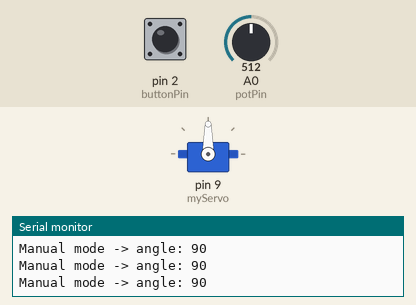
This sketch was run on a simulated Arduino Uno, built with avr-gcc and run on an emulated ATmega328P. Shown: servo, the last lines printed to the serial monitor. The inputs (shaded band) are chosen by the test bench; at power-on: A0 (potPin) = 512, pin 2 (buttonPin) HIGH.

Above: at 1.2 s.
1.3 s: A0 (potPin) set to 61
At 1.6 s:
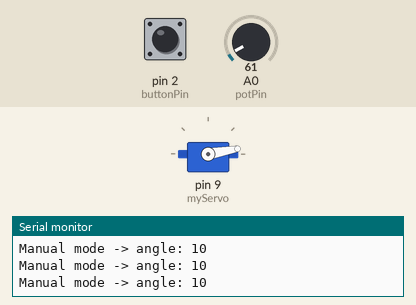
2.8 s: A0 (potPin) set to 53
At 3.3 s:
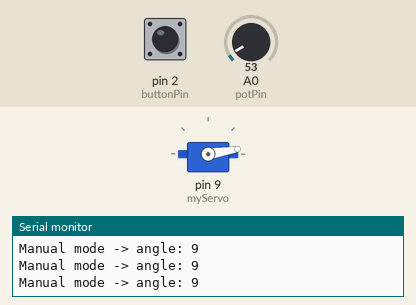
5.8 s: A0 (potPin) set to 122
At 6.4 s:
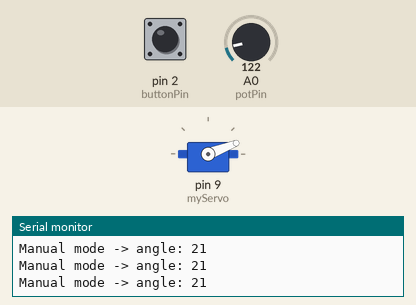
7.3 s: A0 (potPin) set to 716
At 8.1 s:
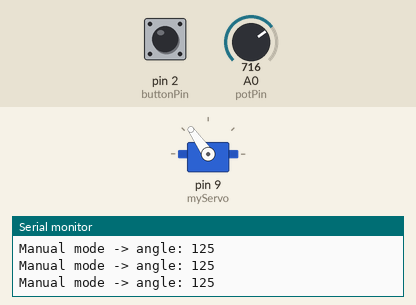
8.8 s: A0 (potPin) set to 306
At 10.0 s:
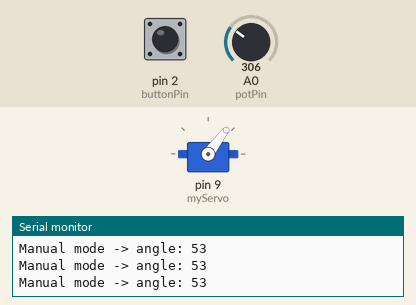
Timing chart, 0 to 11.8 s (numbered marks = the images above; inputs shaded):
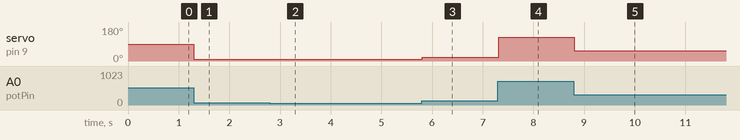

Measured:
- after the input at 1.3 s, servo on pin 9 (myServo): 90° → 10° at once
- after the input at 2.8 s, servo on pin 9 (myServo): 10° → 9° at once
- after the input at 5.8 s, servo on pin 9 (myServo): 9° → 21° at once
- after the input at 7.3 s, servo on pin 9 (myServo): 21° → 125° at once
- after the input at 8.8 s, servo on pin 9 (myServo): 125° → 53° at once

The sketch:

Servo_Track.ino
```cpp
 #include <Servo.h>

Servo myServo;
int potPin = A0;
int buttonPin = 2;

int potValue;
int angle;
int lockedAngle = 0;
bool isLocked = false;
bool lastButtonState = HIGH;

void setup() {
  myServo.attach(9);
  pinMode(buttonPin, INPUT_PULLUP);
  Serial.begin(9600);
}

void loop() {
  bool currentButtonState = digitalRead(buttonPin);

  // Detect the moment the button is pressed (transition from HIGH to LOW)
  if (currentButtonState == LOW && lastButtonState == HIGH) {
    isLocked = !isLocked;      // toggle: unlocked -> locked, or locked -> unlocked
    if (isLocked) {
      lockedAngle = angle;     // save current angle only when newly locking
    }
    delay(50);                 // simple debounce
  }

  lastButtonState = currentButtonState;

  if (isLocked) {
    myServo.write(lockedAngle);
    Serial.print("LOCKED at angle: ");
    Serial.println(lockedAngle);
  } else {
    potValue = analogRead(potPin);
    angle = map(potValue, 0, 1023, 0, 180);
    myServo.write(angle);
    Serial.print("Manual mode -> angle: ");
    Serial.println(angle);
  }

  delay(15);
}
```
